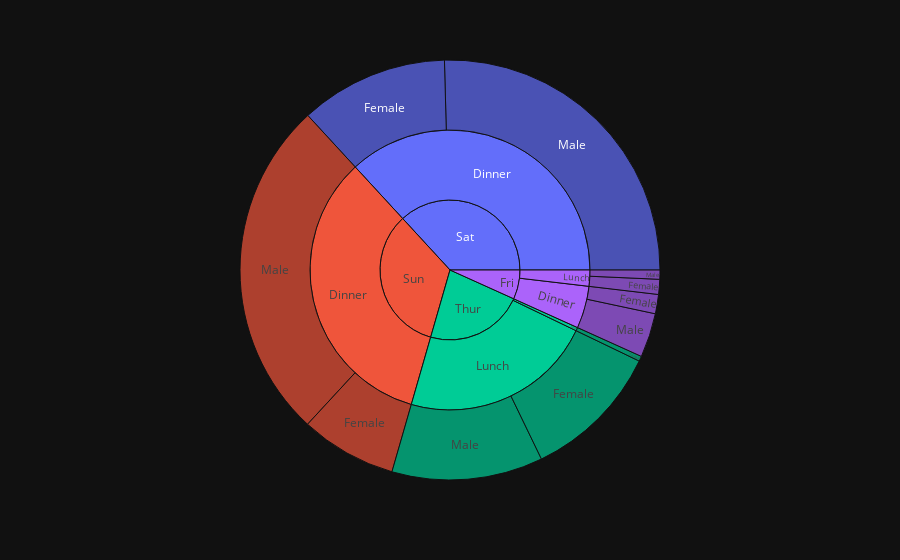

The cell this chart's notebook holds for it:
### Code cell
px.sunburst(
    tips,
    path=['day','time','sex'],
    values='total_bill',template='plotly_dark'
)

### Figure 1 — Plotly figure (JSON) as saved in the notebook; plotly's stock layout.template omitted (floating-point values rounded to 4 significant figures)
{"data": [{"branchvalues": "total", "domain": {"x": [0, 1], "y": [0, 1]}, "hovertemplate": "labels=%{label}<br>total_bill=%{value}<br>parent=%{parent}<br>id=%{id}<extra></extra>", "ids": ["Fri/Dinner/Female", "Sat/Dinner/Female", "Sun/Dinner/Female", "Thur/Dinner/Female", "Fri/Lunch/Female", "Thur/Lunch/Female", "Fri/Dinner/Male", "Sat/Dinner/Male", "Sun/Dinner/Male", "Fri/Lunch/Male", "Thur/Lunch/Male", "Fri/Dinner", "Sat/Dinner", "Sun/Dinner", "Thur/Dinner", "Fri/Lunch", "Thur/Lunch", "Fri", "Sat", "Sun", "Thur"], "labels": ["Female", "Female", "Female", "Female", "Female", "Female", "Male", "Male", "Male", "Male", "Male", "Dinner", "Dinner", "Dinner", "Dinner", "Lunch", "Lunch", "Fri", "Sat", "Sun", "Thur"], "name": "", "parents": ["Fri/Dinner", "Sat/Dinner", "Sun/Dinner", "Thur/Dinner", "Fri/Lunch", "Thur/Lunch", "Fri/Dinner", "Sat/Dinner", "Sun/Dinner", "Fri/Lunch", "Thur/Lunch", "Fri", "Sat", "Sun", "Thur", "Fri", "Thur", "", "", "", ""], "type": "sunburst", "values": [71.55, 551.0, 357.7, 18.78, 55.76, 516.1, 164.4, 1227.0, 1269.0, 34.16, 561.4, 236.0, 1778.0, 1627.0, 18.78, 89.92, 1078.0, 325.9, 1778.0, 1627.0, 1096.0]}], "layout": {"legend": {"tracegroupgap": 0}, "margin": {"t": 60}}}
